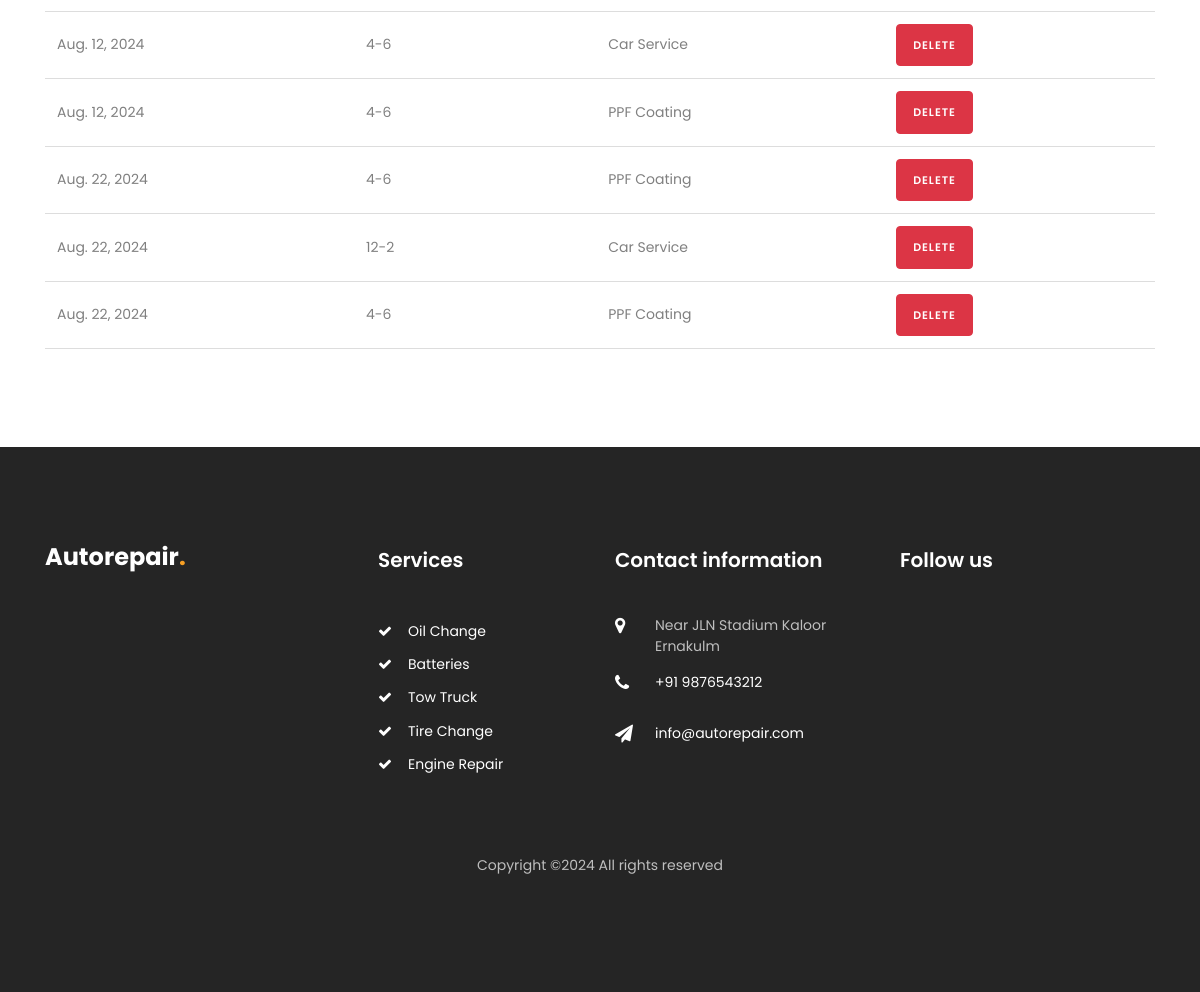
/reserved_bookings/9/ (signed in, lower part), run on an earlier commit of the app's database.
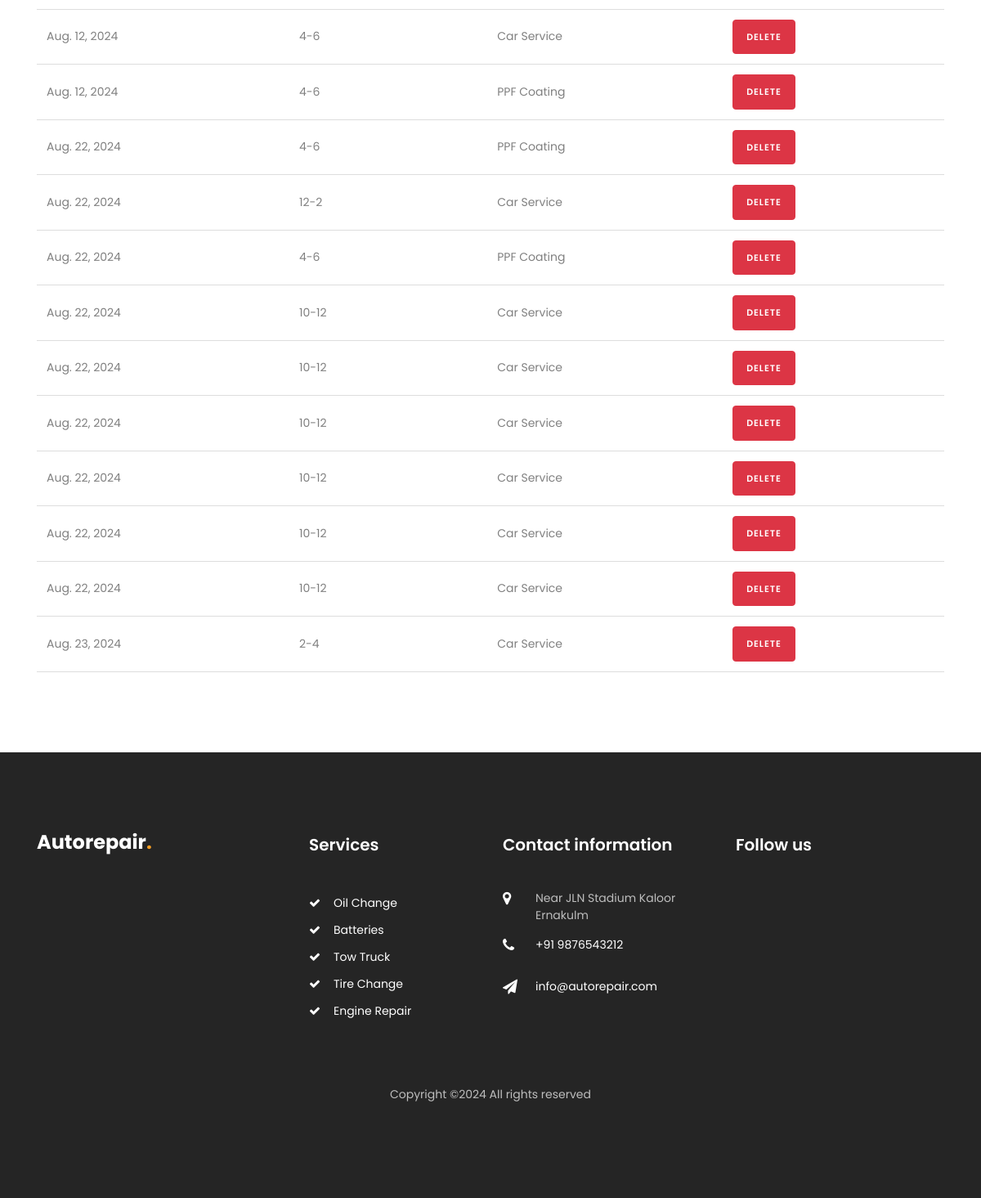
And on a later commit of the database.
### car/models.py (models this page shows, shortened)
class Booking(models.Model):
    garage_id = models.IntegerField()  # Assuming you store garage as an integer reference
    date = models.DateField()
    slot = models.CharField(max_length=30)
    service = models.ForeignKey(GarageService, on_delete=models.CASCADE)

class GarageService(models.Model):
    garage = models.ForeignKey(Garage, on_delete=models.CASCADE, related_name='services')
    service_name = models.CharField(max_length=255)
    price = models.DecimalField(max_digits=10, decimal_places=2)
    max_per_slot = models.PositiveIntegerField()

### car/views.py (the view)
# urls.py: path('reserved_bookings/<int:garage_id>/', views.reserved_bookings, name='reserved_bookings'),
@login_required
def reserved_bookings(request, garage_id):
    garage = get_object_or_404(Garage, id=garage_id)
    bookings = Booking.objects.filter(garage_id=garage_id)
    context = {
        'bookings': bookings,
        'garage': garage,
    }
    return render(request, 'reserved_bookings.html', context)

### templates/reserved_bookings.html (shortened to what this page needs)
{% load static %}
<!DOCTYPE html>
<html lang="en">
  <head>
    <link rel="stylesheet" href="https://stackpath.bootstrapcdn.com/font-awesome/4.7.0/css/font-awesome.min.css">
    <link rel="stylesheet" href="{% static 'css/animate.css' %}">
    <link rel="stylesheet" href="{% static 'css/owl.carousel.min.css' %}">
    <link rel="stylesheet" href="{% static 'css/owl.theme.default.min.css' %}">
    <link rel="stylesheet" href="{% static 'css/magnific-popup.css' %}">
    <link rel="stylesheet" href="{% static 'css/bootstrap-datepicker.css' %}">
    <link rel="stylesheet" href="{% static 'css/jquery.timepicker.css' %}">
    <link rel="stylesheet" href="{% static 'css/flaticon.css' %}">
    <link rel="stylesheet" href="{% static 'css/style.css' %}">
  </head>
  <body>
    <section class="ftco-section">
        <div class="container">
          <div class="table-container">
            <table>
              <tbody>
                {% for booking in bookings %}
                <tr>
                  <td>{{ booking.date }}</td>
                  <td>{{ booking.slot }}</td>
                  <td>{{ booking.service.service_name }}</td>
                  <td>
                    <form method="post" action="{% url 'delete_booking' booking.id %}" style="display:inline;">
                      <button type="submit" class="btn btn-danger" onclick="return confirm('Are you sure you want to delete this booking?');">Delete</button>
                    </form>
                  </td>
                </tr>
                {% empty %}
                <tr>
                  <td colspan="4">No bookings available</td>
                </tr>
                {% endfor %}
              </tbody>
            </table>
          </div>
        </div>
      </section>
    <footer class="footer ftco-section">
      <div class="container">
        <div class="row mb-5">
          <div class="col-md-6 col-lg">
            <div class="ftco-footer-widget mb-4">
              <h2 class="logo"><a href="/">Autorepair<span>.</span></a></h2>
            </div>
          </div>
          <div class="col-md-6 col-lg">
            <div class="ftco-footer-widget mb-4 ml-md-5">
              <h2 class="ftco-heading-2">Services</h2>
              <ul class="list-unstyled">
                <li><a href="#" class="py-1 d-block"><span class="fa fa-check mr-3"></span>Oil Change</a></li>
                <li><a href="#" class="py-1 d-block"><span class="fa fa-check mr-3"></span>Batteries</a></li>
                <li><a href="#" class="py-1 d-block"><span class="fa fa-check mr-3"></span>Tow Truck</a></li>
                <li><a href="#" class="py-1 d-block"><span class="fa fa-check mr-3"></span>Tire Change</a></li>
                <li><a href="#" class="py-1 d-block"><span class="fa fa-check mr-3"></span>Engine Repair</a></li>
              </ul>
            </div>
          </div>
          <div class="col-md-6 col-lg">
            <div class="ftco-footer-widget mb-4">
            	<h2 class="ftco-heading-2">Contact information</h2>
            	<div class="block-23 mb-3">
	              <ul>
	                <li><span class="icon fa fa-map-marker"></span><span class="text">Near JLN Stadium Kaloor Ernakulm</span></li>
	                <li><a href="#"><span class="icon fa fa-phone"></span><span class="text">+91 9876543212</span></a></li>
	                <li><a href="#"><span class="icon fa fa-paper-plane"></span><span class="text">info@autorepair.com</span></a></li>
	              </ul>
	            </div>
            </div>
          </div>
          <div class="col-md-6 col-lg">
             <div class="ftco-footer-widget mb-4">
              <h2 class="ftco-heading-2">Follow us</h2>
              <div class="opening-hours">
				<p class="mb-0 d-flex">
					<ul class="ftco-footer-social list-unstyled float-md-left float-lft mt-4">
					</ul>
				</p>
              </div>
            </div>
          </div>
        </div>
        <div class="row">
          <div class="col-md-12 text-center">
            <p>
  Copyright &copy;<script>document.write(new Date().getFullYear());</script> All rights reserved
  </p>
          </div>
        </div>
      </div>
    </footer>
  </body>
</html>

### templates/reserved_bookings.html (style rules this page uses)
table { width: 100%; border-collapse: collapse; animation: fadeIn 1s ease-out; }
.table-container { overflow-x: auto; }

What changed in the data, as far as the page shows it:
added Booking: date "Aug. 22, 2024", slot "10-12", service.service_name "Car Service"
added Booking: date "Aug. 22, 2024", slot "10-12", service.service_name "Car Service"
added Booking: date "Aug. 22, 2024", slot "10-12", service.service_name "Car Service"
added Booking: date "Aug. 22, 2024", slot "10-12", service.service_name "Car Service"
added Booking: date "Aug. 22, 2024", slot "10-12", service.service_name "Car Service"
added Booking: date "Aug. 22, 2024", slot "10-12", service.service_name "Car Service"
added Booking: date "Aug. 23, 2024", slot "2-4", service.service_name "Car Service"
